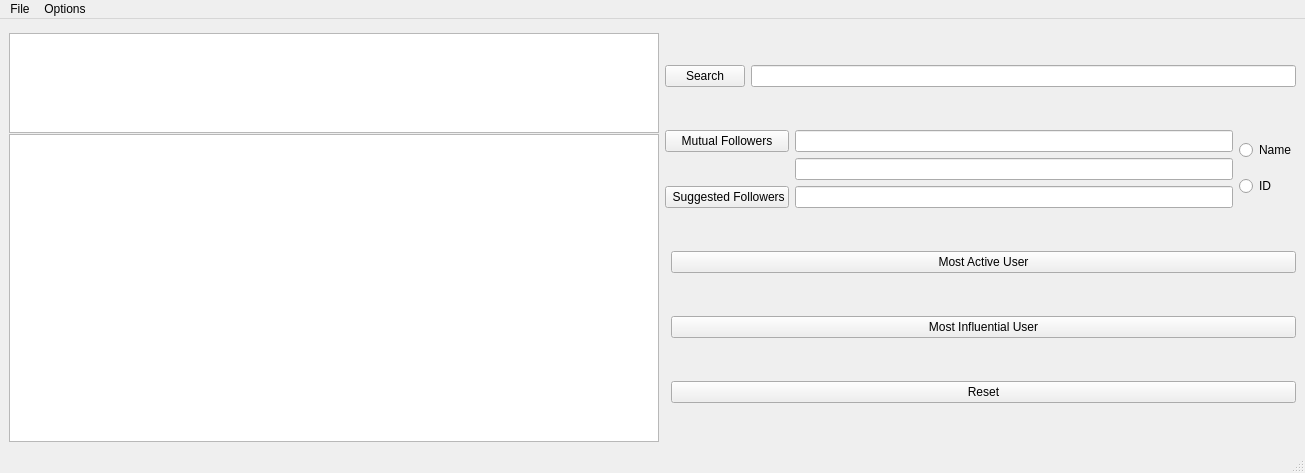
<?xml version="1.0" encoding="UTF-8"?>
<ui version="4.0">
 <class>MainWindow</class>
 <widget class="QMainWindow" name="MainWindow">
  <property name="geometry">
   <rect>
    <x>0</x>
    <y>0</y>
    <width>1305</width>
    <height>473</height>
   </rect>
  </property>
  <property name="sizePolicy">
   <sizepolicy hsizetype="Fixed" vsizetype="Expanding">
    <horstretch>0</horstretch>
    <verstretch>0</verstretch>
   </sizepolicy>
  </property>
  <property name="windowTitle">
   <string>MainWindow</string>
  </property>
  <widget class="QWidget" name="centralwidget">
   <property name="sizePolicy">
    <sizepolicy hsizetype="Maximum" vsizetype="Maximum">
     <horstretch>0</horstretch>
     <verstretch>0</verstretch>
    </sizepolicy>
   </property>
   <layout class="QHBoxLayout" name="horizontalLayout_2">
    <item>
     <layout class="QVBoxLayout" name="verticalLayout">
      <property name="sizeConstraint">
       <enum>QLayout::SetDefaultConstraint</enum>
      </property>
      <item>
       <widget class="QTextEdit" name="Display">
        <property name="sizePolicy">
         <sizepolicy hsizetype="Expanding" vsizetype="Expanding">
          <horstretch>0</horstretch>
          <verstretch>0</verstretch>
         </sizepolicy>
        </property>
        <property name="minimumSize">
         <size>
          <width>500</width>
          <height>100</height>
         </size>
        </property>
        <property name="maximumSize">
         <size>
          <width>16777215</width>
          <height>90</height>
         </size>
        </property>
        <property name="readOnly">
         <bool>true</bool>
        </property>
       </widget>
      </item>
      <item>
       <widget class="QTextEdit" name="textEdit">
        <property name="enabled">
         <bool>true</bool>
        </property>
        <property name="sizePolicy">
         <sizepolicy hsizetype="Expanding" vsizetype="Expanding">
          <horstretch>4</horstretch>
          <verstretch>5</verstretch>
         </sizepolicy>
        </property>
        <property name="minimumSize">
         <size>
          <width>650</width>
          <height>300</height>
         </size>
        </property>
       </widget>
      </item>
     </layout>
    </item>
    <item>
     <layout class="QFormLayout" name="formLayout">
      <property name="sizeConstraint">
       <enum>QLayout::SetDefaultConstraint</enum>
      </property>
      <property name="horizontalSpacing">
       <number>6</number>
      </property>
      <item row="0" column="0" colspan="2">
       <layout class="QHBoxLayout" name="horizontalLayout_7">
        <item>
         <widget class="QPushButton" name="pushButton">
          <property name="text">
           <string>Search</string>
          </property>
         </widget>
        </item>
        <item>
         <widget class="QLineEdit" name="SearchText">
          <property name="sizePolicy">
           <sizepolicy hsizetype="Expanding" vsizetype="Fixed">
            <horstretch>3</horstretch>
            <verstretch>0</verstretch>
           </sizepolicy>
          </property>
         </widget>
        </item>
       </layout>
      </item>
      <item row="1" column="0" colspan="2">
       <layout class="QGridLayout" name="gridLayout">
        <property name="sizeConstraint">
         <enum>QLayout::SetNoConstraint</enum>
        </property>
        <item row="2" column="1">
         <widget class="QLineEdit" name="SuggestoinText">
          <property name="sizePolicy">
           <sizepolicy hsizetype="Expanding" vsizetype="Fixed">
            <horstretch>3</horstretch>
            <verstretch>0</verstretch>
           </sizepolicy>
          </property>
         </widget>
        </item>
        <item row="0" column="1">
         <widget class="QLineEdit" name="mfText1">
          <property name="sizePolicy">
           <sizepolicy hsizetype="Expanding" vsizetype="Fixed">
            <horstretch>4</horstretch>
            <verstretch>1</verstretch>
           </sizepolicy>
          </property>
         </widget>
        </item>
        <item row="0" column="0">
         <widget class="QPushButton" name="mutualFollwersButton">
          <property name="sizePolicy">
           <sizepolicy hsizetype="Expanding" vsizetype="Fixed">
            <horstretch>1</horstretch>
            <verstretch>1</verstretch>
           </sizepolicy>
          </property>
          <property name="text">
           <string>Mutual Followers</string>
          </property>
         </widget>
        </item>
        <item row="0" column="2" rowspan="3">
         <layout class="QVBoxLayout" name="verticalLayout_7">
          <item>
           <widget class="QRadioButton" name="NameradioButton">
            <property name="sizePolicy">
             <sizepolicy hsizetype="Minimum" vsizetype="Fixed">
              <horstretch>1</horstretch>
              <verstretch>1</verstretch>
             </sizepolicy>
            </property>
            <property name="minimumSize">
             <size>
              <width>0</width>
              <height>0</height>
             </size>
            </property>
            <property name="text">
             <string>Name</string>
            </property>
           </widget>
          </item>
          <item>
           <widget class="QRadioButton" name="IDradioButton">
            <property name="sizePolicy">
             <sizepolicy hsizetype="Minimum" vsizetype="Fixed">
              <horstretch>1</horstretch>
              <verstretch>1</verstretch>
             </sizepolicy>
            </property>
            <property name="text">
             <string>ID</string>
            </property>
           </widget>
          </item>
         </layout>
        </item>
        <item row="1" column="1">
         <widget class="QLineEdit" name="mfText2">
          <property name="sizePolicy">
           <sizepolicy hsizetype="Expanding" vsizetype="Fixed">
            <horstretch>4</horstretch>
            <verstretch>1</verstretch>
           </sizepolicy>
          </property>
         </widget>
        </item>
        <item row="2" column="0">
         <widget class="QPushButton" name="sf">
          <property name="text">
           <string> Suggested Followers</string>
          </property>
         </widget>
        </item>
       </layout>
      </item>
      <item row="5" column="1">
       <widget class="QPushButton" name="mostInfUserButton">
        <property name="sizePolicy">
         <sizepolicy hsizetype="Minimum" vsizetype="Fixed">
          <horstretch>0</horstretch>
          <verstretch>3</verstretch>
         </sizepolicy>
        </property>
        <property name="text">
         <string>Most Influential User</string>
        </property>
       </widget>
      </item>
      <item row="4" column="1">
       <widget class="QPushButton" name="moastActiveUserButton">
        <property name="sizePolicy">
         <sizepolicy hsizetype="Minimum" vsizetype="Fixed">
          <horstretch>0</horstretch>
          <verstretch>3</verstretch>
         </sizepolicy>
        </property>
        <property name="text">
         <string>Most Active User</string>
        </property>
       </widget>
      </item>
      <item row="6" column="1">
       <widget class="QPushButton" name="resetButton">
        <property name="sizePolicy">
         <sizepolicy hsizetype="Minimum" vsizetype="Fixed">
          <horstretch>0</horstretch>
          <verstretch>3</verstretch>
         </sizepolicy>
        </property>
        <property name="text">
         <string>Reset</string>
        </property>
       </widget>
      </item>
     </layout>
    </item>
   </layout>
  </widget>
  <widget class="QMenuBar" name="menubar">
   <property name="geometry">
    <rect>
     <x>0</x>
     <y>0</y>
     <width>1305</width>
     <height>22</height>
    </rect>
   </property>
   <widget class="QMenu" name="menuFile">
    <property name="title">
     <string>File</string>
    </property>
    <addaction name="actionNew"/>
    <addaction name="actionOpen"/>
    <addaction name="actionSave"/>
    <addaction name="actionSave_As"/>
    <addaction name="actionExit"/>
   </widget>
   <widget class="QMenu" name="menuOptions">
    <property name="title">
     <string>Options</string>
    </property>
    <addaction name="actionFormat"/>
    <addaction name="actionMinify"/>
    <addaction name="actionCompress"/>
    <addaction name="actionDecompress"/>
    <addaction name="actionConvert_to_JSON"/>
    <addaction name="actionCheck"/>
    <addaction name="separator"/>
   </widget>
   <addaction name="menuFile"/>
   <addaction name="menuOptions"/>
  </widget>
  <widget class="QStatusBar" name="statusbar"/>
  <action name="actionSave">
   <property name="icon">
    <iconset resource="Resources.qrc">
     <normaloff>:/Images/Save_icon.png</normaloff>:/Images/Save_icon.png</iconset>
   </property>
   <property name="text">
    <string>Save</string>
   </property>
  </action>
  <action name="actionSave_As">
   <property name="icon">
    <iconset resource="Resources.qrc">
     <normaloff>:/Images/SaveAs.png</normaloff>:/Images/SaveAs.png</iconset>
   </property>
   <property name="text">
    <string>Save As</string>
   </property>
  </action>
  <action name="actionExit">
   <property name="icon">
    <iconset resource="Resources.qrc">
     <normaloff>:/Images/Exit.png</normaloff>:/Images/Exit.png</iconset>
   </property>
   <property name="text">
    <string>Exit</string>
   </property>
  </action>
  <action name="actionCompress">
   <property name="icon">
    <iconset resource="Resources.qrc">
     <normaloff>:/Images/Compress.png</normaloff>:/Images/Compress.png</iconset>
   </property>
   <property name="text">
    <string>Compress</string>
   </property>
  </action>
  <action name="actionConvert_to_JSON">
   <property name="icon">
    <iconset resource="Resources.qrc">
     <normaloff>:/Images/JSON.png</normaloff>:/Images/JSON.png</iconset>
   </property>
   <property name="text">
    <string>Convert to JSON</string>
   </property>
  </action>
  <action name="actionFormat">
   <property name="icon">
    <iconset resource="Resources.qrc">
     <normaloff>:/Images/Format.png</normaloff>:/Images/Format.png</iconset>
   </property>
   <property name="text">
    <string>Prittify</string>
   </property>
  </action>
  <action name="actionAbout_US">
   <property name="icon">
    <iconset resource="Resources.qrc">
     <normaloff>:/Images/about.png</normaloff>:/Images/about.png</iconset>
   </property>
   <property name="text">
    <string>About Us</string>
   </property>
  </action>
  <action name="actionOpen">
   <property name="icon">
    <iconset resource="Resources.qrc">
     <normaloff>:/Images/Open.png</normaloff>:/Images/Open.png</iconset>
   </property>
   <property name="text">
    <string>Open</string>
   </property>
  </action>
  <action name="actionNew">
   <property name="icon">
    <iconset resource="Resources.qrc">
     <normaloff>:/Images/New.png</normaloff>:/Images/New.png</iconset>
   </property>
   <property name="text">
    <string>New</string>
   </property>
  </action>
  <action name="actionCheck">
   <property name="text">
    <string>Validation</string>
   </property>
  </action>
  <action name="actionBeautify">
   <property name="text">
    <string>Beautify</string>
   </property>
  </action>
  <action name="actionDecompress">
   <property name="text">
    <string>Decompress</string>
   </property>
  </action>
  <action name="actionMinify">
   <property name="text">
    <string>Minify</string>
   </property>
  </action>
 </widget>
 <resources>
  <include location="Resources.qrc"/>
 </resources>
 <connections/>
</ui>
